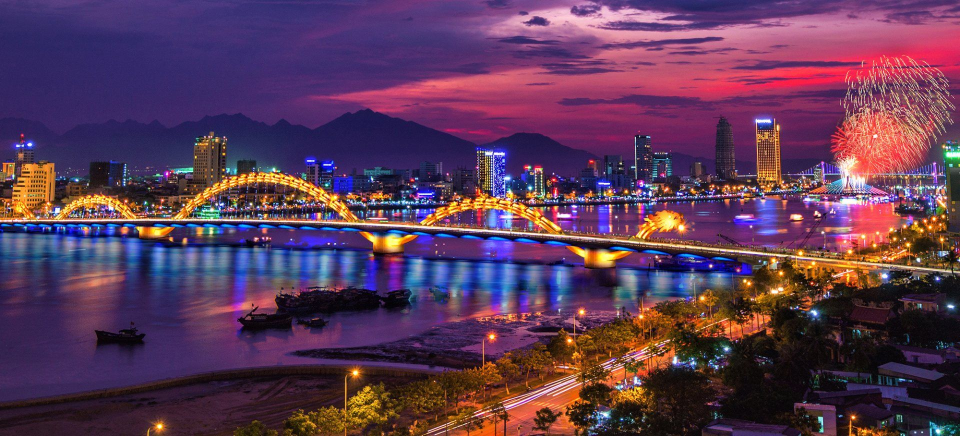
#> input picture images/hero-danang.jpg, 1920 x 872 px, given in place of images, which was not available (shown at 1/2 size)
$ python stamp-logo.py ../images
#> lines starting #> are read from the running program, lines starting #| are printed output that depends on the picture; after the words box and inside, x2 and y2 are one past the last pixel; in counts of white or black regions, pixels touching at a corner belong together
#!/usr/bin/env python3
"""Đóng logo TriTravel lên ảnh (thumbnail blog, poster, ảnh đăng mạng xã hội...).

Dùng:
    python3 scripts/stamp-logo.py input.jpg                 # ghi đè input.jpg
    python3 scripts/stamp-logo.py input.jpg -o output.jpg   # ghi ra file khác
    python3 scripts/stamp-logo.py images/*.jpg              # nhiều ảnh, ghi đè

Tuỳ chọn:
    --corner  top-right | top-left | bottom-right | bottom-left   (mặc định top-right)
    --size    bề rộng logo tính theo % bề rộng ảnh, mặc định 22
    --variant auto | navy | white   (auto: chọn theo độ sáng của góc đặt logo)
    --symbol  chỉ đóng biểu tượng TR (dùng cho ảnh vuông / rất nhỏ)
    --margin  khoảng cách mép, % bề rộng ảnh, mặc định 3

Quy tắc chọn màu: nền sáng -> logo navy (tritravel-logo.png),
nền tối -> logo chữ trắng (tritravel-logo-white.png). Luôn thêm quầng
sáng/tối mờ sau logo để rõ trên nền ảnh rối.
"""
import argparse, os, sys
from PIL import Image, ImageFilter, ImageStat

ROOT = os.path.dirname(os.path.dirname(os.path.abspath(__file__)))
LOGO_DIR = os.path.join(ROOT, "images", "logo")
FILES = {
    "navy": "tritravel-logo.png",
    "white": "tritravel-logo-white.png",
    "symbol": "tritravel-symbol.png",
}


def corner_brightness(img, box):
    region = img.convert("L").crop(box)
    return ImageStat.Stat(region).mean[0]


def stamp(path, out, corner, size_pct, variant, symbol, margin_pct):
#> called with path = '../images', out = '../images', corner = 'top-right', size_pct = 22, variant = 'auto', symbol = False, margin_pct = 3
    img = Image.open(path).convert("RGBA")
    W, H = img.size
#> W = 1920; H = 872
    lw = max(48, round(W * size_pct / 100))
#> lw = 422
    margin = round(W * margin_pct / 100)
#> margin = 58

    key = "symbol" if symbol else "navy"
    logo = Image.open(os.path.join(LOGO_DIR, FILES[key])).convert("RGBA")
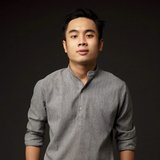
#> input picture images/TriTravel-portrait-160.jpg, 160 x 160 px, given in place of tritravel-logo.png, which was not available
    logo = logo.crop(logo.getbbox())
    lh = round(lw * logo.height / logo.width)
#> lh = 422
    x = margin if "left" in corner else W - lw - margin
#> x = 1440
    y = margin if "top" in corner else H - lh - margin
#> y = 58

    if variant == "auto":
        bright = corner_brightness(img, (x, y, x + lw, y + lh))
#> in corner_brightness, `region = img.convert("L").crop(box)`:
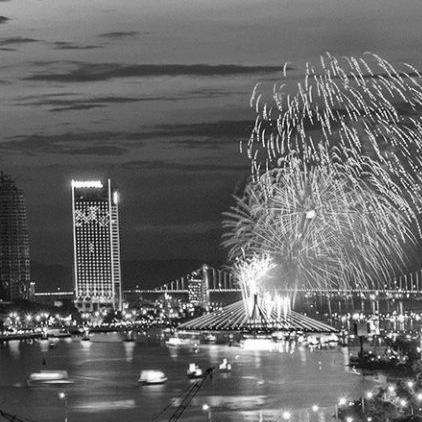
#> region: PIL image 422x422 L; min 3, max 255, mean 102.9
#> bright = 102.9
        variant = "navy" if bright > 140 else "white"
#> variant = 'white'
    if not symbol and variant == "white":
        logo = Image.open(os.path.join(LOGO_DIR, FILES["white"])).convert("RGBA")
        logo = logo.crop(logo.getbbox())
        lh = round(lw * logo.height / logo.width)
        y = margin if "top" in corner else H - lh - margin
    logo = logo.resize((lw, lh), Image.LANCZOS)
#> logo: PIL image 422x422 RGBA

    # quầng mờ sau logo: trắng cho logo navy, navy đậm cho logo trắng
    pad = max(12, lw // 10)
#> pad = 42
    alpha = Image.new("L", (lw + 2 * pad, lh + 2 * pad), 0)
#> alpha: PIL image 506x506 L; every value is 0
    alpha.paste(logo.split()[3], (pad, pad))
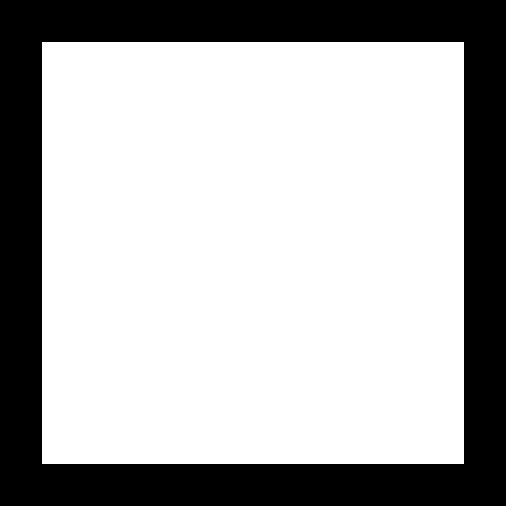
#> alpha: PIL image 506x506 L; 69.6% white; 1 black region, box (x1, y1, x2, y2) and area: (0, 0, 506, 506) 77952
    alpha = alpha.filter(ImageFilter.GaussianBlur(pad * 0.9)).point(lambda a: min(255, int(a * 1.5)))
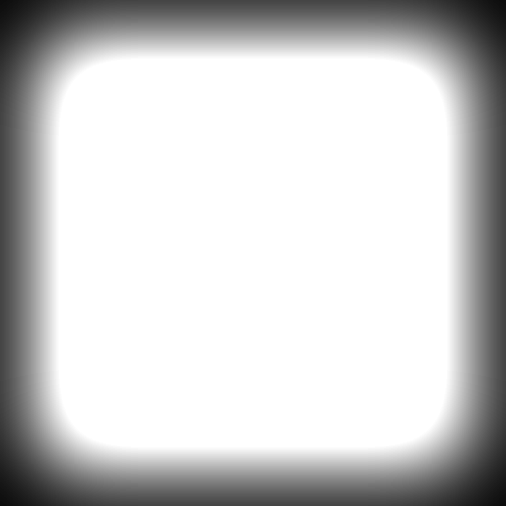
#> alpha: PIL image 506x506 L; min 12, max 255, mean 204.5
    glow_col = (255, 255, 255, 255) if variant == "navy" else (8, 20, 50, 255)
#> glow_col = (8, 20, 50, 255)
    glow = Image.new("RGBA", alpha.size, glow_col)
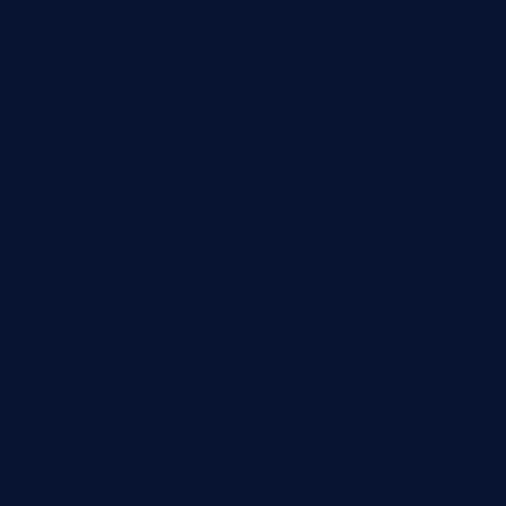
#> glow: PIL image 506x506 RGBA; mean R, G, B, A 8, 20, 50, 255
    glow.putalpha(alpha)
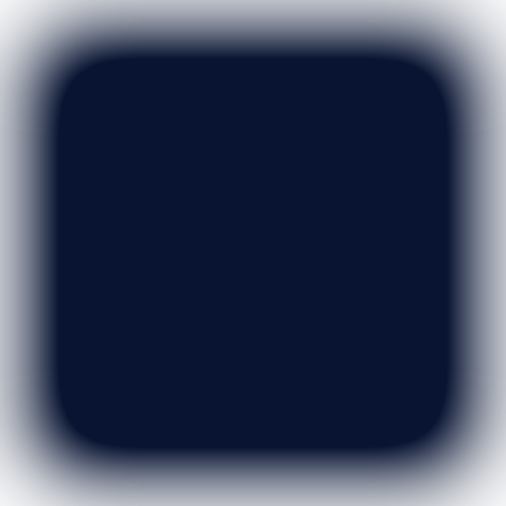
#> glow: PIL image 506x506 RGBA; mean R, G, B, A 8, 20, 50, 204.5; transparent parts drawn white
    img.alpha_composite(glow, (x - pad, y - pad))
    img.alpha_composite(logo, (x, y))
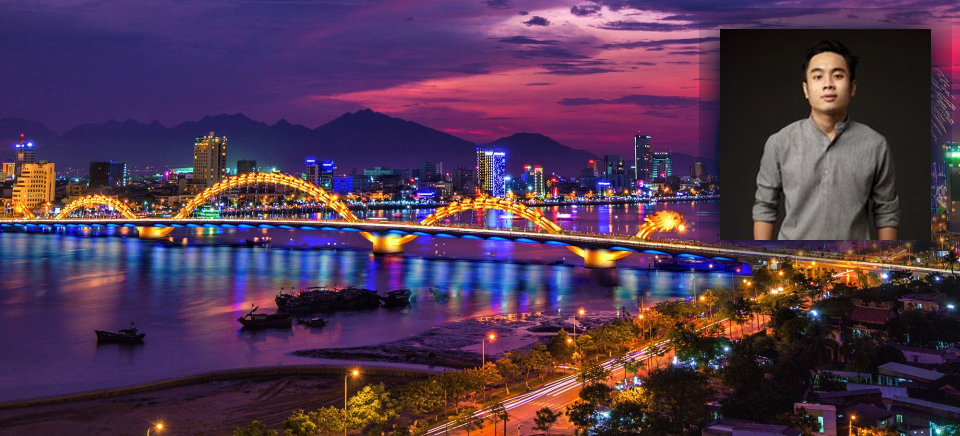
#> img: PIL image 1920x872 RGBA (shown at 1/2 size); mean R, G, B, A 81, 54.9, 80.2, 255

    ext = os.path.splitext(out)[1].lower()
    if ext in (".jpg", ".jpeg"):
        img.convert("RGB").save(out, quality=90, optimize=True)
    elif ext == ".webp":
        img.save(out, quality=88)
    else:
        img.save(out, optimize=True)
    print(f"{path} -> {out}  ({variant}, {corner}, {lw}px)")
#| ../images -> ../images  (white, top-right, 422px)


def main():
    ap = argparse.ArgumentParser(description=__doc__, formatter_class=argparse.RawDescriptionHelpFormatter)
    ap.add_argument("images", nargs="+")
    ap.add_argument("-o", "--output", help="file đầu ra (chỉ khi có 1 ảnh vào)")
    ap.add_argument("--corner", default="top-right",
                    choices=["top-right", "top-left", "bottom-right", "bottom-left"])
    ap.add_argument("--size", type=float, default=22)
    ap.add_argument("--margin", type=float, default=3)
    ap.add_argument("--variant", default="auto", choices=["auto", "navy", "white"])
    ap.add_argument("--symbol", action="store_true")
    a = ap.parse_args()
    if a.output and len(a.images) != 1:
        sys.exit("-o chỉ dùng với 1 ảnh")
    for p in a.images:
        stamp(p, a.output or p, a.corner, a.size, a.variant, a.symbol, a.margin)


if __name__ == "__main__":
    main()
